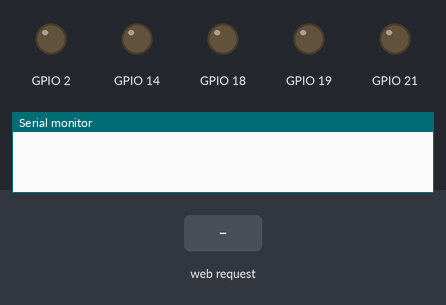
The sketch below on a simulated ESP32. Parts: output pins drawn as LEDs (lit = HIGH), the last lines printed to the serial monitor. Dashed ring = blinking. Inputs (shaded band) come from the test bench. WiFi joins after 1.5 s; servers stay silent unless stated.

Above: at 0.1 s.
At 2.8 s:
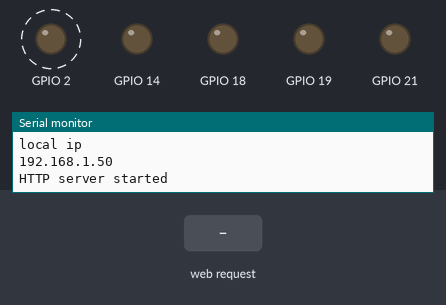
2.9 s: HTTP request GET /command?pump=1&value=1&ping=1 received
Timing chart, 0 to 11.9 s (numbered marks = the images above; inputs shaded):
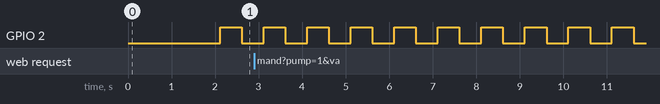

Measured:
- by itself, GPIO 2: alternates HIGH for 0.50 s and LOW for 0.50 s

The sketch:

AtoAwcDoser_1.ino
```cpp
/*
 * Wireless Doser
 * Send http commands over wifi to control pumps
 * Pin 14 Blue
 * Pin 18 Green
 * Pin 19 Yellow
 * PIn 21 Purple
 *
 * example test command is browser http://192.168.1.175/command?pump=blue&&value=1
 *
 *
*/

//#include <WiFi.h>
#include <AsyncTCP.h>
#include <ESPAsyncWebServer.h>
#include <ESPAsyncWiFiManager.h>         //https://github.com/tzapu/WiFiManager
//#include <WiFiManager.h>
#include <ESPmDNS.h>
#include <WebSerial.h>


AsyncWebServer server(80);
DNSServer dns;

//WiFiManager wifiManager;
void configModeCallback (AsyncWiFiManager *myWiFiManager);

int pumpStartedTime = 0;
int pumpNowTime = 0;
int pumpElaspeTime = 0;
int MAXPUMPRUN = 120000;
int pingReturn = 0;
bool dosePing = true;

void motor(String pump, int value);
void handleCommand();
void handlePing();
int count = 0;


void setup(void) {
  Serial.begin(115200);
  ///////////////////Start WiFi ///////////////////////////////////////
  //WiFiManager
  //Local intialization. Once its business is done, there is no need to keep it around
  AsyncWiFiManager wifiManager(&server, &dns);
  //reset settings - for testing
  //wifiManager.resetSettings();
  wifiManager.setSTAStaticIPConfig(IPAddress(192,168,1,175), IPAddress(192,168,1,1), IPAddress(255,255,255,0), IPAddress(192,168,1,1), IPAddress(192,168,1,1));
  //set callback that gets called when connecting to previous WiFi fails, and enters Access Point mode
  wifiManager.setAPCallback(configModeCallback);

  //fetches ssid and pass and tries to connect
  //if it does not connect it starts an access point with the specified name
  //here  "AutoConnectAP"
  //and goes into a blocking loop awaiting configuration
  if (!wifiManager.autoConnect("DOSER")) {
    Serial.println("failed to connect and hit timeout");
    Serial.println("restarting esp");
    //reset and try again, or maybe put it to deep sleep
    ESP.restart();
    delay(1000);
  }
  delay(50);
  //Serial.print("FreeHeap is :");
  //Serial.println(ESP.getFreeHeap());
  delay(50);
  //if you get here you have connected to the WiFi
  Serial.println("connected...yeey :)");

  Serial.println("local ip");
  Serial.println(WiFi.localIP());
  //WebSerial.print("local ip is: ");
  //WebSerial.println(WiFi.localIP());

  //server.on("/", handleRoot);
  //server.on("/test.svg", drawGraph);
/*  server.on("/inline", []() {
    server.send(200, "text/plain", "this works as well");
  });*/
//  server.on("/command",handleCommand);
 server.on("/command", HTTP_GET, [](AsyncWebServerRequest * request) {
  if (request->hasParam("pump")&& request->hasParam("value")) {
    String str;
    String pump = request->getParam("pump")->value();
    int val = request->getParam("value")->value().toInt();

    Serial.print("pump is: ");
    Serial.println(pump);
    Serial.print("value is: ");
    Serial.print(val);
    String strVal = String(val);
    request->send(200, "text/plain", "Command Received");
    if(pump == "blue"){
      str = ", D_B_"+strVal;
    }else if(pump == "green"){
      str = ", D_G_"+strVal;
    }else    if(pump == "yellow"){
      str = ", D_Y_"+strVal;
    }
    WebSerial.print(str);
    motor(pump,val);
  }
 });


 //  server.on("/ping",handlePing);
 server.on("/ping", HTTP_GET, [](AsyncWebServerRequest * request) {
  if (request->hasParam("ping")) {
    int pingReturn = request->getParam("ping")->value().toInt();
    //stateParamValue= request->getParam(PARAM_INPUT_2)->value();
    if(pingReturn == 1){
      dosePing = true;
      //server.send(200, "text/plain", "1");
      WebSerial.print(", D_P_1");
      request->send(200, "text/plain", "1");
    }else{
      dosePing = false;
      //server.send(200, "text/plain", "0");
      WebSerial.print(", D_P_0");
       request->send(200, "text/plain", "0");
    }
  }
 });
  Serial.println("HTTP server started");
 //server.onNotFound(handleNotFound);
//  server.begin();

    if (!MDNS.begin("esp32")) {
        Serial.println("Error setting up MDNS responder!");
        while(1) {
            delay(1000);
        }
    }

  server.begin();
  delay(10);
  WebSerial.begin(&server);

  pinMode(2,OUTPUT);
  digitalWrite(2, LOW);
  pinMode(14,OUTPUT);
  digitalWrite(14,LOW);
  pinMode(18,OUTPUT);
  digitalWrite(18,LOW);
  pinMode(19,OUTPUT);
  digitalWrite(19,LOW);
  pinMode(21,OUTPUT);
  digitalWrite(21,LOW);
}

void loop(void) {
delay(500);
digitalWrite(2,HIGH);
delay(500);
digitalWrite(2,LOW);
if(count >= 60){
  count = 0;
  Serial.print("!");
  WebSerial.print("!");
}else{
  count++;
}

}

/*void handleCommand(){
  String pump = server.arg("pump");
  int val = server.arg("value").toInt();
    if (request->hasParam("ping") ){&& request->hasParam("value")) {
    String pump = request->getParam("ping")->value();
    int value = request->getParam("value")->value().toInt();

  Serial.print("pump is: ");
  Serial.println(pump);
  Serial.print("value is: ");
  Serial.print(val);
  server.send(200, "text/plain", "Command Received");
  motor(pump,val);
}*/
void motor(String pump, int value){
  bool pumpRunning = false;
  if(pump == "blue"){
    digitalWrite(14,value);
  }else if(pump == "green"){
    digitalWrite(18, value);
  }else if(pump == "yellow"){
    digitalWrite(19, value);
  }else if(pump == "purple"){
    digitalWrite(21, value);
  }

  if(value == 1){
    pumpRunning = true;
    pumpStartedTime = millis();
  }else{
    pumpRunning == false;
  }
  if(pumpRunning){
    pumpNowTime = millis();
    pumpElaspeTime = pumpNowTime - pumpStartedTime;
    if(pumpElaspeTime >= MAXPUMPRUN){
      digitalWrite(14,0);  //pumps can only run as long as MAXPUMPRUN
      digitalWrite(18,0);
      digitalWrite(19,0);
      digitalWrite(21,0);
      pumpRunning = false;
      pumpNowTime = 0;
      pumpElaspeTime = 0;
    }
  }
}

/*void handlePing(){
  pingReturn = server.arg("ping").toInt();
  if(pingReturn == 1){
    dosePing = true;
    server.send(200, "text/plain", "1");
  }else{
    dosePing = false;
    server.send(200, "text/plain", "0");
  }
  if (request->hasParam("ping")) {
    int pingReturn = request->getParam("ping")->value().toInt();
    //stateParamValue= request->getParam(PARAM_INPUT_2)->value();
  if(pingReturn == 1){
    dosePing = true;
    server.send(200, "text/plain", "1");
  }else{
    dosePing = false;
    server.send(200, "text/plain", "0");
  }
}*/

//////////////////////////////////////////////////////////////
// call back needed for wifi
/////////////////////////////////////////////////////////////
void configModeCallback (AsyncWiFiManager *myWiFiManager) {
  Serial.println("Entered config mode");
  //myWiFiManager->startConfigPortal("ATOAWC");
  //myWiFiManager->autoConnect("DOSER");
  Serial.println(WiFi.softAPIP());
  //if you used auto generated SSID, print it
  Serial.println(myWiFiManager->getConfigPortalSSID());

}
```
